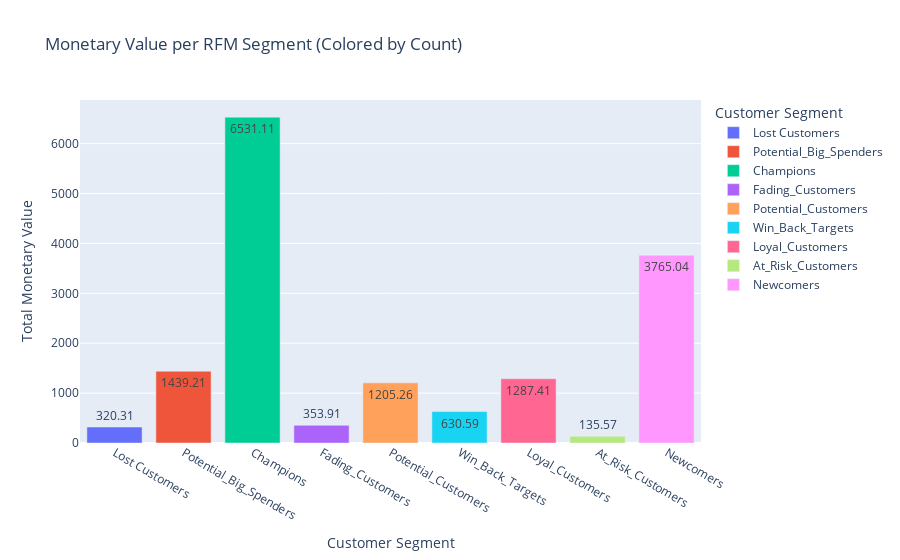

Notebook cell for this chart:
### Code cell
import plotly.express as px

# Creating the first plot: Count vs. Monetary value per segment
fig1 = px.bar(rfm_summary, x="Segment", y="Monetary", color="Segment",
              title="Monetary Value per RFM Segment (Colored by Count)",
              labels={"Monetary": "Total Monetary Value", "Segment": "Customer Segment"},
              text="Monetary")
fig1.show()

### Figure 1 — Plotly figure (JSON) as saved in the notebook; plotly's stock layout.template omitted (floating-point values rounded to 4 significant figures)
{"data": [{"alignmentgroup": "True", "hovertemplate": "Customer Segment=%{x}<br>Total Monetary Value=%{text}<extra></extra>", "legendgroup": "Lost Customers", "marker": {"color": "#636efa", "pattern": {"shape": ""}}, "name": "Lost Customers", "offsetgroup": "Lost Customers", "orientation": "v", "showlegend": true, "text": [320.3], "textposition": "auto", "type": "bar", "x": ["Lost Customers"], "xaxis": "x", "y": [320.3], "yaxis": "y"}, {"alignmentgroup": "True", "hovertemplate": "Customer Segment=%{x}<br>Total Monetary Value=%{text}<extra></extra>", "legendgroup": "Potential_Big_Spenders", "marker": {"color": "#EF553B", "pattern": {"shape": ""}}, "name": "Potential_Big_Spenders", "offsetgroup": "Potential_Big_Spenders", "orientation": "v", "showlegend": true, "text": [1439.0], "textposition": "auto", "type": "bar", "x": ["Potential_Big_Spenders"], "xaxis": "x", "y": [1439.0], "yaxis": "y"}, {"alignmentgroup": "True", "hovertemplate": "Customer Segment=%{x}<br>Total Monetary Value=%{text}<extra></extra>", "legendgroup": "Champions", "marker": {"color": "#00cc96", "pattern": {"shape": ""}}, "name": "Champions", "offsetgroup": "Champions", "orientation": "v", "showlegend": true, "text": [6531.0], "textposition": "auto", "type": "bar", "x": ["Champions"], "xaxis": "x", "y": [6531.0], "yaxis": "y"}, {"alignmentgroup": "True", "hovertemplate": "Customer Segment=%{x}<br>Total Monetary Value=%{text}<extra></extra>", "legendgroup": "Fading_Customers", "marker": {"color": "#ab63fa", "pattern": {"shape": ""}}, "name": "Fading_Customers", "offsetgroup": "Fading_Customers", "orientation": "v", "showlegend": true, "text": [353.9], "textposition": "auto", "type": "bar", "x": ["Fading_Customers"], "xaxis": "x", "y": [353.9], "yaxis": "y"}, {"alignmentgroup": "True", "hovertemplate": "Customer Segment=%{x}<br>Total Monetary Value=%{text}<extra></extra>", "legendgroup": "Potential_Customers", "marker": {"color": "#FFA15A", "pattern": {"shape": ""}}, "name": "Potential_Customers", "offsetgroup": "Potential_Customers", "orientation": "v", "showlegend": true, "text": [1205.0], "textposition": "auto", "type": "bar", "x": ["Potential_Customers"], "xaxis": "x", "y": [1205.0], "yaxis": "y"}, {"alignmentgroup": "True", "hovertemplate": "Customer Segment=%{x}<br>Total Monetary Value=%{text}<extra></extra>", "legendgroup": "Win_Back_Targets", "marker": {"color": "#19d3f3", "pattern": {"shape": ""}}, "name": "Win_Back_Targets", "offsetgroup": "Win_Back_Targets", "orientation": "v", "showlegend": true, "text": [630.6], "textposition": "auto", "type": "bar", "x": ["Win_Back_Targets"], "xaxis": "x", "y": [630.6], "yaxis": "y"}, {"alignmentgroup": "True", "hovertemplate": "Customer Segment=%{x}<br>Total Monetary Value=%{text}<extra></extra>", "legendgroup": "Loyal_Customers", "marker": {"color": "#FF6692", "pattern": {"shape": ""}}, "name": "Loyal_Customers", "offsetgroup": "Loyal_Customers", "orientation": "v", "showlegend": true, "text": [1287.0], "textposition": "auto", "type": "bar", "x": ["Loyal_Customers"], "xaxis": "x", "y": [1287.0], "yaxis": "y"}, {"alignmentgroup": "True", "hovertemplate": "Customer Segment=%{x}<br>Total Monetary Value=%{text}<extra></extra>", "legendgroup": "At_Risk_Customers", "marker": {"color": "#B6E880", "pattern": {"shape": ""}}, "name": "At_Risk_Customers", "offsetgroup": "At_Risk_Customers", "orientation": "v", "showlegend": true, "text": [135.6], "textposition": "auto", "type": "bar", "x": ["At_Risk_Customers"], "xaxis": "x", "y": [135.6], "yaxis": "y"}, {"alignmentgroup": "True", "hovertemplate": "Customer Segment=%{x}<br>Total Monetary Value=%{text}<extra></extra>", "legendgroup": "Newcomers", "marker": {"color": "#FF97FF", "pattern": {"shape": ""}}, "name": "Newcomers", "offsetgroup": "Newcomers", "orientation": "v", "showlegend": true, "text": [3765.0], "textposition": "auto", "type": "bar", "x": ["Newcomers"], "xaxis": "x", "y": [3765.0], "yaxis": "y"}], "layout": {"barmode": "relative", "legend": {"title": {"text": "Customer Segment"}, "tracegroupgap": 0}, "title": {"text": "Monetary Value per RFM Segment (Colored by Count)"}, "xaxis": {"anchor": "y", "categoryarray": ["Lost Customers", "Potential_Big_Spenders", "Champions", "Fading_Customers", "Potential_Customers", "Win_Back_Targets", "Loyal_Customers", "At_Risk_Customers", "Newcomers"], "categoryorder": "array", "domain": [0, 1], "title": {"text": "Customer Segment"}}, "yaxis": {"anchor": "x", "domain": [0, 1], "title": {"text": "Total Monetary Value"}}}}
